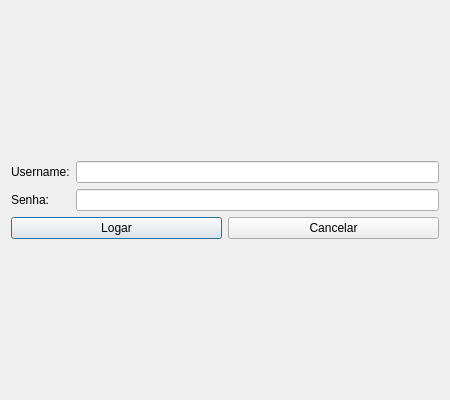
<?xml version="1.0" encoding="UTF-8"?>
<ui version="4.0">
 <class>log_in</class>
 <widget class="QDialog" name="log_in">
  <property name="geometry">
   <rect>
    <x>0</x>
    <y>0</y>
    <width>450</width>
    <height>400</height>
   </rect>
  </property>
  <property name="minimumSize">
   <size>
    <width>450</width>
    <height>400</height>
   </size>
  </property>
  <property name="maximumSize">
   <size>
    <width>450</width>
    <height>400</height>
   </size>
  </property>
  <property name="windowTitle">
   <string>Dialog</string>
  </property>
  <layout class="QVBoxLayout" name="verticalLayout_2">
   <item>
    <layout class="QVBoxLayout" name="verticalLayout">
     <item>
      <layout class="QHBoxLayout" name="horizontalLayout">
       <item>
        <widget class="QLabel" name="lbl_username">
         <property name="text">
          <string>Username:</string>
         </property>
         <property name="buddy">
          <cstring>le_username</cstring>
         </property>
        </widget>
       </item>
       <item>
        <widget class="QLineEdit" name="le_username"/>
       </item>
      </layout>
     </item>
     <item>
      <layout class="QHBoxLayout" name="horizontalLayout_2">
       <item>
        <widget class="QLabel" name="lbl_senha">
         <property name="text">
          <string>Senha:</string>
         </property>
         <property name="buddy">
          <cstring>le_senha</cstring>
         </property>
        </widget>
       </item>
       <item>
        <spacer name="horizontalSpacer">
         <property name="orientation">
          <enum>Qt::Orientation::Horizontal</enum>
         </property>
         <property name="sizeType">
          <enum>QSizePolicy::Policy::Preferred</enum>
         </property>
         <property name="sizeHint" stdset="0">
          <size>
           <width>20</width>
           <height>20</height>
          </size>
         </property>
        </spacer>
       </item>
       <item>
        <widget class="QLineEdit" name="le_senha">
         <property name="echoMode">
          <enum>QLineEdit::EchoMode::Password</enum>
         </property>
        </widget>
       </item>
      </layout>
     </item>
     <item>
      <layout class="QHBoxLayout" name="horizontalLayout_3">
       <item>
        <widget class="QPushButton" name="btt_logar">
         <property name="text">
          <string>Logar</string>
         </property>
        </widget>
       </item>
       <item>
        <widget class="QPushButton" name="btt_cancelar">
         <property name="text">
          <string>Cancelar</string>
         </property>
         <property name="autoDefault">
          <bool>false</bool>
         </property>
        </widget>
       </item>
      </layout>
     </item>
    </layout>
   </item>
  </layout>
 </widget>
 <resources/>
 <connections/>
</ui>
